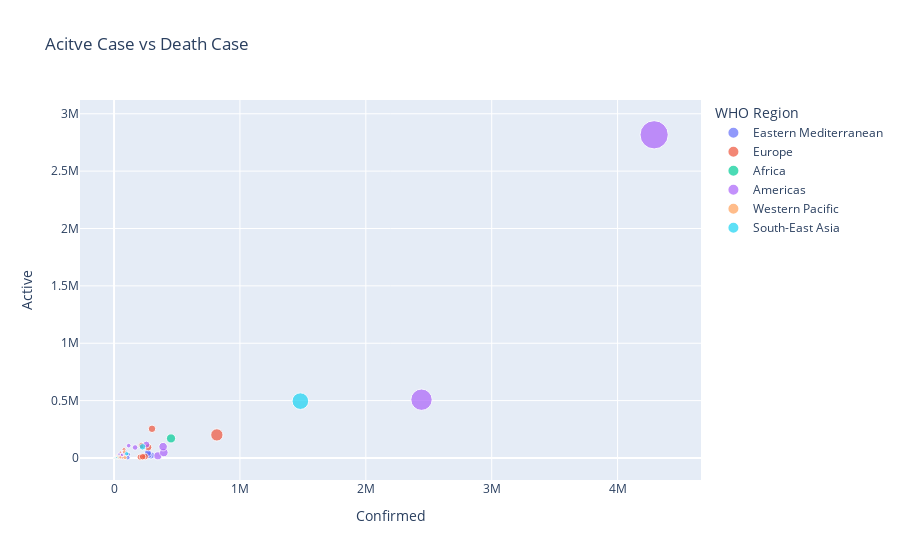

Notebook cell for this chart:
### Code cell
fig= px.scatter(df, x="Confirmed",y="Active", color="WHO Region", 
                title = "Acitve Case vs Death Case",size="Confirmed",
                hover_name="Country/Region")
fig.show()

### Figure 1 — Plotly figure (JSON) as saved in the notebook; plotly's stock layout.template omitted (floating-point values rounded to 4 significant figures)
{"data": [{"hovertemplate": "<b>%{hovertext}</b><br><br>WHO Region=Eastern Mediterranean<br>Confirmed=%{marker.size}<br>Active=%{y}<extra></extra>", "hovertext": ["Afghanistan", "Bahrain", "Djibouti", "Egypt", "Iran", "Iraq", "Jordan", "Kuwait", "Lebanon", "Libya", "Morocco", "Oman", "Pakistan", "Qatar", "Saudi Arabia", "Somalia", "Sudan", "Syria", "Tunisia", "United Arab Emirates", "West Bank and Gaza", "Yemen"], "legendgroup": "Eastern Mediterranean", "marker": {"color": "#636efa", "size": [36263, 39482, 5059, 92482, 293606, 112585, 1176, 64379, 3882, 2827, 20887, 77058, 274289, 109597, 268934, 3196, 11424, 674, 1455, 59177, 10621, 1691], "sizemode": "area", "sizeref": 10730.0, "symbol": "circle"}, "mode": "markers", "name": "Eastern Mediterranean", "orientation": "v", "showlegend": true, "type": "scatter", "x": [36263, 39482, 5059, 92482, 293606, 112585, 1176, 64379, 3882, 2827, 20887, 77058, 274289, 109597, 268934, 3196, 11424, 674, 1455, 59177, 10621, 1691], "xaxis": "x", "y": [9796, 3231, 24, 52992, 22550, 30983, 124, 8884, 2122, 2186, 4018, 19637, 27421, 3104, 43238, 1560, 4765, 634, 248, 6322, 6791, 375], "yaxis": "y"}, {"hovertemplate": "<b>%{hovertext}</b><br><br>WHO Region=Europe<br>Confirmed=%{marker.size}<br>Active=%{y}<extra></extra>", "hovertext": ["Albania", "Andorra", "Armenia", "Austria", "Azerbaijan", "Belarus", "Belgium", "Bosnia and Herzegovina", "Bulgaria", "Croatia", "Cyprus", "Czechia", "Denmark", "Estonia", "Finland", "France", "Georgia", "Germany", "Greece", "Greenland", "Holy See", "Hungary", "Iceland", "Ireland", "Israel", "Italy", "Kazakhstan", "Kosovo", "Kyrgyzstan", "Latvia", "Liechtenstein", "Lithuania", "Luxembourg", "Malta", "Moldova", "Monaco", "Montenegro", "Netherlands", "North Macedonia", "Norway", "Poland", "Portugal", "Romania", "Russia", "San Marino", "Serbia", "Slovakia", "Slovenia", "Spain", "Sweden", "Switzerland", "Tajikistan", "Turkey", "Ukraine", "United Kingdom", "Uzbekistan"], "legendgroup": "Europe", "marker": {"color": "#EF553B", "size": [4880, 907, 37390, 20558, 30446, 67251, 66428, 10498, 10621, 4881, 1060, 15516, 13761, 2034, 7398, 220352, 1137, 207112, 4227, 14, 12, 4448, 1854, 25892, 63985, 246286, 84648, 7413, 33296, 1219, 86, 2019, 6321, 701, 23154, 116, 2893, 53413, 10213, 9132, 43402, 50299, 45902, 816680, 699, 24141, 2181, 2087, 272421, 79395, 34477, 7235, 227019, 67096, 301708, 21209], "sizemode": "area", "sizeref": 10730.0, "symbol": "circle"}, "mode": "markers", "name": "Europe", "orientation": "v", "showlegend": true, "type": "scatter", "x": [4880, 907, 37390, 20558, 30446, 67251, 66428, 10498, 10621, 4881, 1060, 15516, 13761, 2034, 7398, 220352, 1137, 207112, 4227, 14, 12, 4448, 1854, 25892, 63985, 246286, 84648, 7413, 33296, 1219, 86, 2019, 6321, 701, 23154, 116, 2893, 53413, 10213, 9132, 43402, 50299, 45902, 816680, 699, 24141, 2181, 2087, 272421, 79395, 34477, 7235, 227019, 67096, 301708, 21209], "xaxis": "x", "y": [1991, 52, 10014, 1599, 6781, 6221, 39154, 5274, 4689, 806, 189, 3715, 543, 42, 149, 108928, 199, 7673, 2651, 1, 0, 523, 21, 764, 36378, 12581, 29659, 3201, 10790, 143, 4, 319, 1384, 27, 6252, 8, 2039, 47064, 4183, 125, 8870, 13205, 17902, 201097, 0, 23598, 537, 238, 93613, 73695, 1599, 1147, 10920, 28258, 254427, 9414], "yaxis": "y"}, {"hovertemplate": "<b>%{hovertext}</b><br><br>WHO Region=Africa<br>Confirmed=%{marker.size}<br>Active=%{y}<extra></extra>", "hovertext": ["Algeria", "Angola", "Benin", "Botswana", "Burkina Faso", "Burundi", "Cabo Verde", "Cameroon", "Central African Republic", "Chad", "Comoros", "Congo (Brazzaville)", "Congo (Kinshasa)", "Cote d'Ivoire", "Equatorial Guinea", "Eritrea", "Eswatini", "Ethiopia", "Gabon", "Gambia", "Ghana", "Guinea", "Guinea-Bissau", "Kenya", "Lesotho", "Liberia", "Madagascar", "Malawi", "Mali", "Mauritania", "Mauritius", "Mozambique", "Namibia", "Niger", "Nigeria", "Rwanda", "Sao Tome and Principe", "Senegal", "Seychelles", "Sierra Leone", "South Africa", "South Sudan", "Tanzania", "Togo", "Uganda", "Western Sahara", "Zambia", "Zimbabwe"], "legendgroup": "Africa", "marker": {"color": "#00cc96", "size": [27973, 950, 1770, 739, 1100, 378, 2328, 17110, 4599, 922, 354, 3200, 8844, 15655, 3071, 265, 2316, 14547, 7189, 326, 33624, 7055, 1954, 17975, 505, 1167, 9690, 3664, 2513, 6208, 344, 1701, 1843, 1132, 41180, 1879, 865, 9764, 114, 1783, 452529, 2305, 509, 874, 1128, 10, 4552, 2704], "sizemode": "area", "sizeref": 10730.0, "symbol": "circle"}, "mode": "markers", "name": "Africa", "orientation": "v", "showlegend": true, "type": "scatter", "x": [27973, 950, 1770, 739, 1100, 378, 2328, 17110, 4599, 922, 354, 3200, 8844, 15655, 3071, 265, 2316, 14547, 7189, 326, 33624, 7055, 1954, 17975, 505, 1167, 9690, 3664, 2513, 6208, 344, 1701, 1843, 1132, 41180, 1879, 865, 9764, 114, 1783, 452529, 2305, 509, 874, 1128, 10, 4552, 2704], "xaxis": "x", "y": [7973, 667, 699, 674, 121, 76, 756, 2180, 2994, 37, 19, 2317, 2936, 5198, 2178, 74, 1257, 7933, 2458, 252, 3655, 753, 1125, 9857, 365, 449, 3339, 1920, 476, 1399, 2, 1690, 1734, 36, 22117, 899, 117, 3093, 75, 400, 170537, 1084, 305, 249, 140, 1, 1597, 2126], "yaxis": "y"}, {"hovertemplate": "<b>%{hovertext}</b><br><br>WHO Region=Americas<br>Confirmed=%{marker.size}<br>Active=%{y}<extra></extra>", "hovertext": ["Antigua and Barbuda", "Argentina", "Bahamas", "Barbados", "Belize", "Bolivia", "Brazil", "Canada", "Chile", "Colombia", "Costa Rica", "Cuba", "Dominica", "Dominican Republic", "Ecuador", "El Salvador", "Grenada", "Guatemala", "Guyana", "Haiti", "Honduras", "Jamaica", "Mexico", "Nicaragua", "Panama", "Paraguay", "Peru", "Saint Kitts and Nevis", "Saint Lucia", "Saint Vincent and the Grenadines", "Suriname", "Trinidad and Tobago", "US", "Uruguay", "Venezuela"], "legendgroup": "Americas", "marker": {"color": "#ab63fa", "size": [86, 167416, 382, 110, 48, 71181, 2442375, 116458, 347923, 257101, 15841, 2532, 18, 64156, 81161, 15035, 23, 45309, 389, 7340, 39741, 853, 395489, 3439, 61442, 4548, 389717, 17, 24, 52, 1483, 148, 4290259, 1202, 15988], "sizemode": "area", "sizeref": 10730.0, "symbol": "circle"}, "mode": "markers", "name": "Americas", "orientation": "v", "showlegend": true, "type": "scatter", "x": [86, 167416, 382, 110, 48, 71181, 2442375, 116458, 347923, 257101, 15841, 2532, 18, 64156, 81161, 15035, 23, 45309, 389, 7340, 39741, 853, 395489, 3439, 61442, 4548, 389717, 17, 24, 52, 1483, 148, 4290259, 1202, 15988], "xaxis": "x", "y": [18, 91782, 280, 9, 20, 47056, 508116, 107514, 18782, 117163, 11902, 94, 0, 32869, 40733, 6849, 0, 11093, 188, 2817, 33536, 129, 47657, 839, 25034, 1600, 98752, 2, 2, 13, 534, 12, 2816444, 216, 5883], "yaxis": "y"}, {"hovertemplate": "<b>%{hovertext}</b><br><br>WHO Region=Western Pacific<br>Confirmed=%{marker.size}<br>Active=%{y}<extra></extra>", "hovertext": ["Australia", "Brunei", "Cambodia", "China", "Fiji", "Japan", "Laos", "Malaysia", "Mongolia", "New Zealand", "Papua New Guinea", "Philippines", "Singapore", "South Korea", "Taiwan*", "Vietnam"], "legendgroup": "Western Pacific", "marker": {"color": "#FFA15A", "size": [15303, 141, 226, 86783, 27, 31142, 20, 8904, 289, 1557, 62, 82040, 50838, 14203, 462, 431], "sizemode": "area", "sizeref": 10730.0, "symbol": "circle"}, "mode": "markers", "name": "Western Pacific", "orientation": "v", "showlegend": true, "type": "scatter", "x": [15303, 141, 226, 86783, 27, 31142, 20, 8904, 289, 1557, 62, 82040, 50838, 14203, 462, 431], "xaxis": "x", "y": [5825, 0, 79, 3258, 9, 8174, 1, 179, 67, 21, 51, 53649, 5119, 896, 15, 66], "yaxis": "y"}, {"hovertemplate": "<b>%{hovertext}</b><br><br>WHO Region=South-East Asia<br>Confirmed=%{marker.size}<br>Active=%{y}<extra></extra>", "hovertext": ["Bangladesh", "Bhutan", "Burma", "India", "Indonesia", "Maldives", "Nepal", "Sri Lanka", "Thailand", "Timor-Leste"], "legendgroup": "South-East Asia", "marker": {"color": "#19d3f3", "size": [226225, 99, 350, 1480073, 100303, 3369, 18752, 2805, 3297, 24], "sizemode": "area", "sizeref": 10730.0, "symbol": "circle"}, "mode": "markers", "name": "South-East Asia", "orientation": "v", "showlegend": true, "type": "scatter", "x": [226225, 99, 350, 1480073, 100303, 3369, 18752, 2805, 3297, 24], "xaxis": "x", "y": [97577, 13, 52, 495499, 37292, 807, 4950, 673, 128, 24], "yaxis": "y"}], "layout": {"legend": {"itemsizing": "constant", "title": {"text": "WHO Region"}, "tracegroupgap": 0}, "title": {"text": "Acitve Case vs Death Case"}, "xaxis": {"anchor": "y", "domain": [0, 1], "title": {"text": "Confirmed"}}, "yaxis": {"anchor": "x", "domain": [0, 1], "title": {"text": "Active"}}}}
